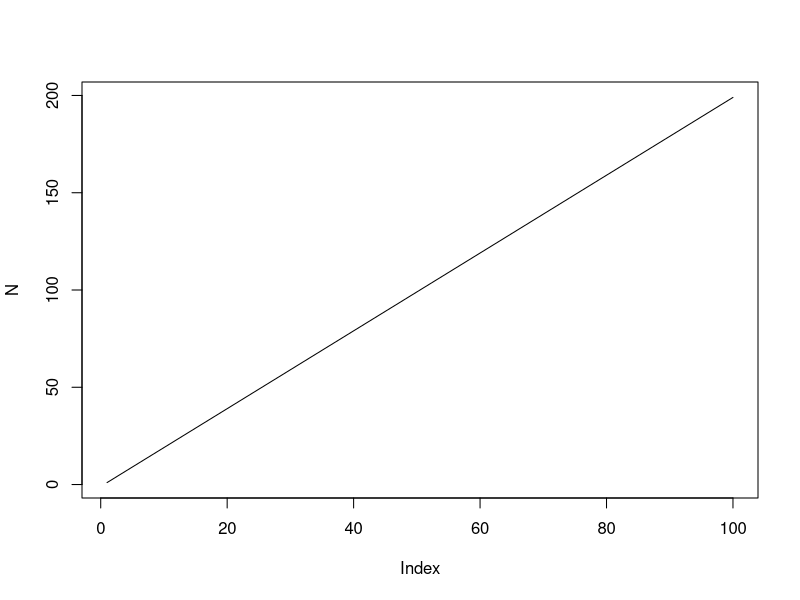
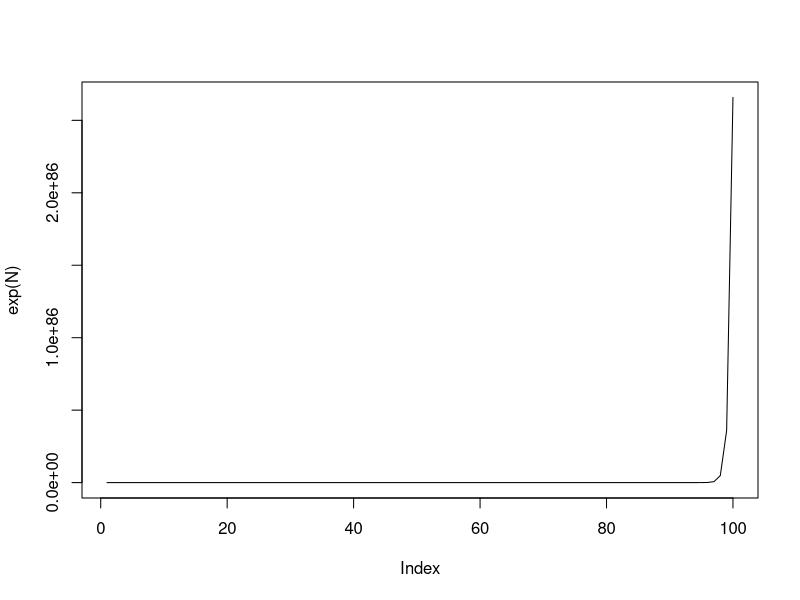

The R source for these figures, in order:

# simulate an AR1 process 
tot_time <- 100
a = 2
b = 1
sigma = 0
initial_n <- 1

ar1 <- function(n,a,b,sigma){
  new_n <- a + b*n +rnorm(1,0,sigma)
}
N <- numeric(tot_time)
N[1] = initial_n
for(i in 2:tot_time){
  N[i] = ar1(N[i-1],a=a,b=b,sigma=sigma)
}
plot(N,type="l")

# simulate a Gompertz process
# same thing but exponentiate to backtransform from log scale
plot(exp(N),type="l")

